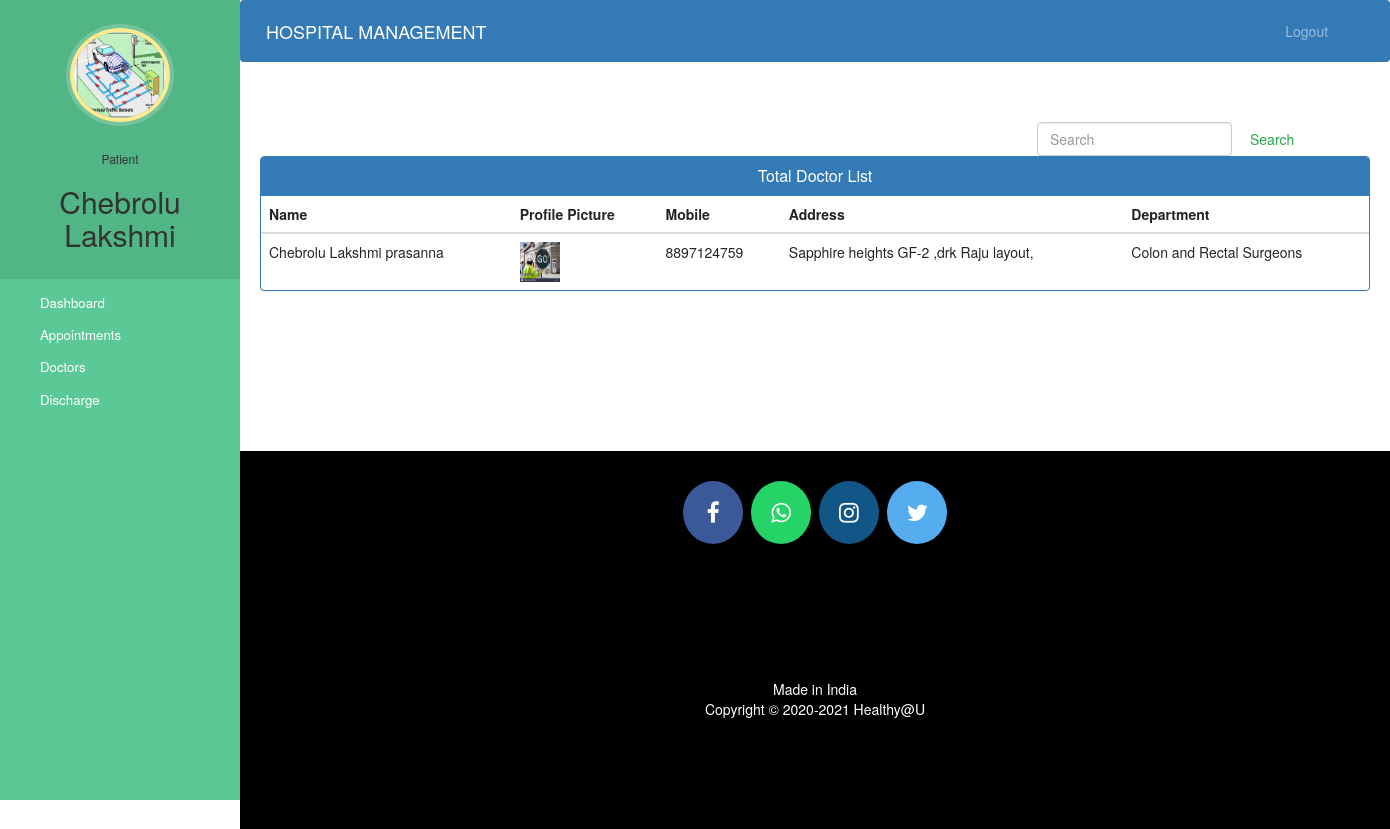
Screenshot of /patient-view-doctor (signed in) with the database file from the repository.
### hospital/models.py (models this page shows, shortened)
class Patient(models.Model):
    user=models.OneToOneField(User,on_delete=models.CASCADE)
    profile_pic= models.ImageField(upload_to='profile_pic/PatientProfilePic/',null=True,blank=True)
    address = models.CharField(max_length=40)
    mobile = models.CharField(max_length=20,null=False)
    symptoms = models.CharField(max_length=100,null=False)
    assignedDoctorId = models.PositiveIntegerField(null=True)
    admitDate=models.DateField(auto_now=True)
    status=models.BooleanField(default=False)

class Doctor(models.Model):
    user=models.OneToOneField(User,on_delete=models.CASCADE)
    profile_pic= models.ImageField(upload_to='profile_pic/DoctorProfilePic/',null=True,blank=True)
    address = models.CharField(max_length=40)
    mobile = models.CharField(max_length=20,null=True)
    department= models.CharField(max_length=50,choices=departments,default='Cardiologist')
    status=models.BooleanField(default=False)
    @property
    def get_name(self):
        return self.user.first_name+" "+self.user.last_name

### hospital/views.py (the view)
# urls.py: path('patient-view-doctor', views.patient_view_doctor_view,name='patient-view-doctor'),
def patient_view_doctor_view(request):
    doctors=models.Doctor.objects.all().filter(status=True)
    patient=models.Patient.objects.get(user_id=request.user.id) #for profile picture of patient in sidebar
    return render(request,'hospital/patient_view_doctor.html',{'patient':patient,'doctors':doctors})

### templates/hospital/patient_view_doctor.html (shortened to what this page needs)
{% extends 'hospital/patient_base.html' %}
{% block content %}
{%load static%}
<head>
  <link href="//netdna.bootstrapcdn.com/bootstrap/3.0.0/css/bootstrap.min.css" rel="stylesheet" id="bootstrap-css">
</head>
<div class="container">
    <form  action="/searchdoctor" method="get" style="margin-left:70%;" class="form-inline my-2 my-lg-0">
      <input class="form-control mr-sm-2" type="search" placeholder="Search" name="query" id="query" aria-label="Search">
      <button class="btn btn-outline-success my-2 my-sm-0" type="submit">Search</button>
    </form>
  {% if doctors %}
  <div class="panel panel-primary">
    <div class="panel-heading">
      <h6 class="panel-title"> Total Doctor List</h6>
    </div>
    <table class="table table-hover" id="dev-table">
        <thead>
          <tr>
            <th>Name</th>
            <th>Profile Picture</th>
            <th>Mobile</th>
            <th>Address</th>
            <th>Department</th>
          </tr>
        </thead>
        {% for d in doctors %}
        <tr>
          <td> {{d.get_name}}</td>
          <td> <img src="{% static d.profile_pic.url %}" alt="Profile Pic" height="40px" width="40px" /></td>
          <td>{{d.mobile}}</td>
          <td>{{d.address}}</td>
          <td>{{d.department}}</td>
        </tr>
        {% endfor %}
      </table>
  </div>
  {%else%}
  <br><br><br>
  <h4 style="text-align: center;color: red;">No Doctor Found !!!</h4>
  {% endif %}
</div>
{% endblock content %}

### templates/hospital/patient_base.html (shortened to what this page needs)
<!DOCTYPE html>
{% load static %}
<html lang="en">
<head>
  <link rel="stylesheet" href="https://stackpath.bootstrapcdn.com/bootstrap/4.3.1/css/bootstrap.min.css">
  <link rel="stylesheet" href="https://maxcdn.bootstrapcdn.com/font-awesome/4.7.0/css/font-awesome.min.css">
</head>
<body>
  <nav class="menu" tabindex="0">
    <header class="avatar">
      <img src="{% static patient.profile_pic.url %}" alt="Profile Pic" />
      <br><br>
      <h6>Patient</h6>
      <h2>{{request.user.first_name}}</h2>
    </header>
    <ul>
      <li tabindex="0" class="icon-dashboard"> <a style="color:white; text-decoration:none;" href="/patient-dashboard"><span>Dashboard</span></a> </li>
      <li tabindex="0" class="icon-calendar"> <a style="color:white; text-decoration:none;" href="/patient-appointment"><span>Appointments</span></a></li>
      <li tabindex="0" class="icon-users"> <a style="color:white; text-decoration:none;" href="/patient-view-doctor"><span>Doctors</span></a></li>
      <li tabindex="0" class="icon-users"> <a style="color:white; text-decoration:none;" href="/patient-discharge"><span>Discharge</span></a></li>
    </ul>
  </nav>
  <main>
    <div class="bs-example">
      <nav class="navbar navbar-expand-md  navbar-dark fixed-top" style="background:#337AB7;">
        <a href="/patient-dashboard" class="navbar-brand">HOSPITAL MANAGEMENT</a>
        <div class="collapse navbar-collapse justify-content-between" id="navbarCollapse">
          <div class="navbar-nav" style=" margin-left: 90%;">
            <a href="/logout" class="nav-item nav-link">Logout</a>
          </div>
        </div>
      </nav>
    </div>
    <br><br>
    {% block content %}
    {% endblock content %}
    <br><br><br><br><br><br><br>
    <footer>
      <p>
        <a id="ftr" href="https://facebook.com/chalmuriDarshu/" class="fa fa-facebook"></a>
        <a id="ftr" href="https://api.whatsapp.com/send?phone=918897124759&text=Hello%20Healthy@U.%0d%0aHow%20are%20you%20%3f%0d%0aI%20came%20from%20your%20website.&source=&data=#" class="fa fa-whatsapp"></a>
        <a id="ftr" href="https://instagram.com/lprasanna_chebrolu" class="fa fa-instagram"></a>
        <a id="ftr" href="https://twitter.com/lakshmiPrasanna-chebrolu" class="fa fa-twitter"></a>
      </p>
      <br>
      <div class="container">
        <div class="row">
          <div class="col-md-12 col-sm-12">
            <div style="color:#ffffff;" class="wow fadeInUp footer-copyright">
              <p>Made in India <br>
                Copyright &copy; 2020-2021 Healthy@U </p>
            </div>
          </div>
        </div>
      </div>
    </footer>
  </main>
</body>
</html>

### templates/hospital/patient_base.html (style rules this page uses)
a:link { text-decoration: none; }
a { color: white; }
footer { padding: 0px 0px 0px 0px; background-color: black; margin: 0px; }
#ftr { padding: 20px; }
.fa { font-size: 23px; width: 60px; text-align: center; text-decoration: none; margin: 5px 2px; border-radius: 50%; }
.fa-facebook { background: #3B5998; color: white; margin-top: 30px; }
.fa-whatsapp { background: #25d366; color: white; }
.fa-twitter { background: #55ACEE; color: white; }
.fa-instagram { background: #125688; color: white; }
p { text-align: center; }
body { padding-left: 240px; }
main { position: relative; height: 100vh; }
.menu { background: #5bc995; height: 100vh; width: 240px; position: fixed; top: 0px; left: 0; z-index: 5; outline: none; }
.menu .avatar { background: rgba(0, 0, 0, 0.1); padding: 2em 0.5em; text-align: center; }
.menu .avatar img { width: 100px; border-radius: 50%; overflow: hidden; border: 4px solid #ffea92; box-shadow: 0 0 0 4px rgba(255, 255, 255, 0.2); }
.menu .avatar h2 { font-weight: normal; margin-bottom: 0; }
.menu ul { list-style: none; padding: 0.5em 0; margin: 0; }
.menu ul li { padding: 0.5em 1em 0.5em 3em; font-size: 0.95em; font-weight: regular; background-repeat: no-repeat; background-position: left 15px center; background-size: auto 20px; transition: all 0.15s linear; cursor: pointer; }
.menu ul li.icon-dashboard { background-image: url("http://www.entypo.com/images//gauge.svg"); }
.menu ul li.icon-users { background-image: url("http://www.entypo.com/images//users.svg"); }
.menu ul li.icon-calendar { background-image: url("http://www.entypo.com/images//calendar.svg"); }

### templates/hospital/patient_view_doctor.html (style rules this page uses)
a:link { text-decoration: none; }
h6 { text-align: center; }
.row { margin: 100px; }

### rows the page displays
Patient: profile_pic (picture)
Doctor: get_name "Chebrolu Lakshmi prasanna", profile_pic (picture), mobile "8897124759", address "Sapphire heights GF-2 ,drk Raju layout,", department "Colon and Rectal Surgeons"

### other values shown
{{ request.user.first_name }} "Chebrolu Lakshmi"
